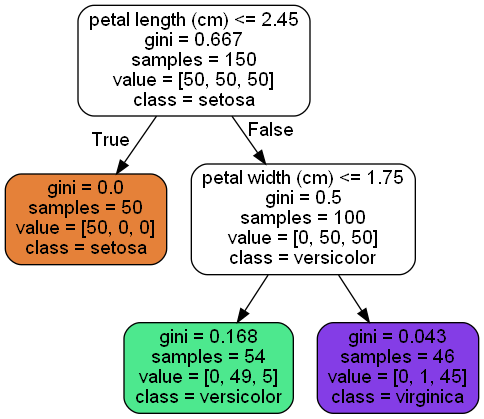
#> input picture images/decision_trees/iris_tree.png, 484 x 419 px
$ jupyter execute 06_decision_trees.ipynb
#> lines starting #> are read from the running program, lines starting #| are printed output that depends on the picture
06_decision_trees

# Setup

[cell 1]
from matplotlib import pyplot as plt
import matplotlib.image as mpimg # mpimg 用于读取图片
import matplotlib as mpl
import numpy as np
import pandas as pd
import os

np.random.seed(42)

PROJECT_ROOT_DIR = "."
CHAPTER_ID = "decision_trees"

def image_path(image_id):
    return os.path.join(PROJECT_ROOT_DIR, "images", CHAPTER_ID, image_id)

def show_image(img_path):
#> called with img_path = './images/decision_trees/iris_tree.png'
    plt.figure(figsize=(12, 6))
    lena = mpimg.imread(img_path) # 读取和代码处于同一目录下的 lena.png
#> lena is the input picture: shape (419, 484, 4) float32; mean R, G, B, A 0.842, 0.84, 0.841, 0.999
    # 此时 lena 就已经是一个 np.array 了，可以对它进行任意处理
    lena.shape #(512, 512, 3)

    plt.imshow(lena) # 显示图片
    plt.axis('off') # 不显示坐标轴
    plt.show()

# 决策树训练和可视化

[cell 2]
from sklearn.datasets import load_iris
from sklearn.tree import DecisionTreeClassifier

iris = load_iris()
X = iris.data[:, 2:]  # length and width
y = iris.target

tree_clf = DecisionTreeClassifier(max_depth=2)
tree_clf.fit(X, y)

[cell 3]
iris.feature_names[2:], iris.target_names

[cell 4]
from sklearn.tree import export_graphviz

export_graphviz(tree_clf,
                out_file=image_path("iris_tree.dot"),
                feature_names=iris.feature_names[2:],
                class_names=iris.target_names,
                rounded=True,
                filled=True
               )

[cell 5]
show_image(image_path("iris_tree.png"))

# 做出预测

[cell 6]
from matplotlib.colors import ListedColormap

def plot_decision_boundary(clf, X, y, axes=[0, 7.5, 0, 3], iris=True, legend=False, plot_training=True):
    """决策边界"""
    x1s = np.linspace(axes[0], axes[1], 200)
    x2s = np.linspace(axes[2], axes[3], 200)
    x1, x2 = np.meshgrid(x1s, x2s)
    X_new = np.c_[x1.ravel(), x2.ravel()]
    y_pred = clf.predict(X_new).reshape(x1.shape)

    custom_cmap = ListedColormap(['#fafab0','#9898ff','#a0faa0'])
    plt.contourf(x1, x2, y_pred, alpha=0.3, cmap=custom_cmap)

    if iris:
        plt.xlabel("petal length", fontsize=14)
        plt.ylabel("petal width", fontsize=14)
    else:
        custom_cmap2 = ListedColormap(['#7d7d58','#4c4c7f','#507d50'])
        plt.contour(x1, x2, y_pred, cmap=custom_cmap2, alpha=0.8)

        plt.xlabel("$x_1$", fontsize=14)
        plt.ylabel("$x_2$", fontsize=14)
    if legend:
        plt.legend(loc="upper left", fontsize=12)
    if plot_training:
        plt.plot(X[:, 0][y == 0], X[:, 1][y == 0], "yo", label="Iris-Setosa")
        plt.plot(X[:, 0][y == 1], X[:, 1][y == 1], "bs", label="Iris-Versicolor")
        plt.plot(X[:, 0][y == 2], X[:, 1][y == 2], "g^", label="Iris-virginica")

[cell 7]
plt.figure(figsize=(8, 4))
plot_decision_boundary(tree_clf, X, y, axes=[0, 7.5, 0, 3])
plt.text(1.5, 1, "Deep=0", fontsize=14)
plt.text(3, 1.8, "Deep=1", fontsize=14)
plt.text(4, 0.5, "Deep=2", fontsize=14)
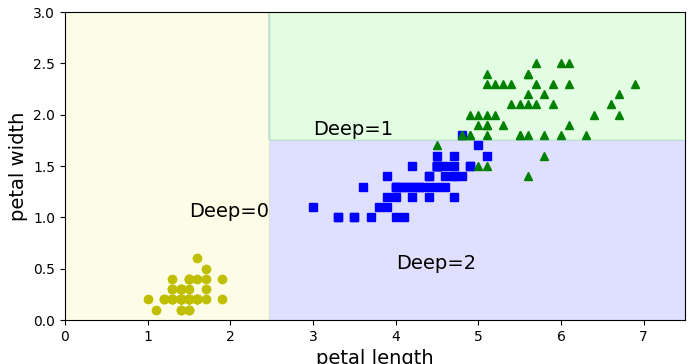
#> figure drawn by matplotlib, 1 panel

[cell 8]
# 去除最宽的Versicolor鸢尾花
not_widest_versicolor = (X[:, 1]!=1.8) | (y==2)
X_tweaked = X[not_widest_versicolor]
y_tweaked = y[not_widest_versicolor]

tree_clf_tweaked = DecisionTreeClassifier(max_depth=2, random_state=40)
tree_clf_tweaked.fit(X_tweaked, y_tweaked)

plt.figure(figsize=(8, 4))
plot_decision_boundary(tree_clf_tweaked, X_tweaked, y_tweaked, axes=[0, 7.5, 0, 3])

print("对训练集细节的敏感：删除花瓣最宽的Iris-Versicolor的模型")
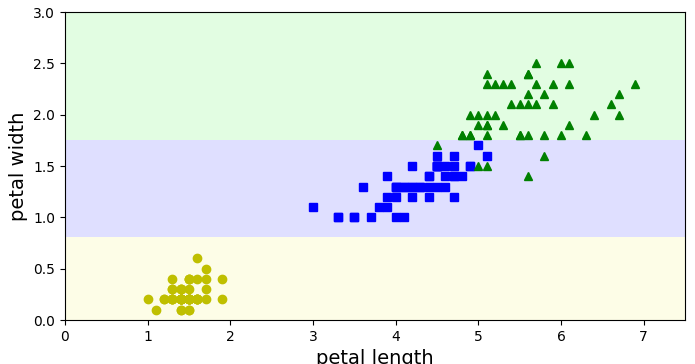
#> figure drawn by matplotlib, 1 panel

# 估算类别概率

[cell 9]
tree_clf.predict_proba([[5, 1.5]])

[cell 10]
tree_clf.predict([[5, 1.5]])

# CART训练算法

# 计算复杂度

# 基尼不纯度还是信息熵

# 正则化超参数

[cell 11]
from sklearn.datasets import make_moons

Xm, ym = make_moons(n_samples=100, noise=0.25, random_state=53)

deep_tree_clf1 = DecisionTreeClassifier(random_state=42)
deep_tree_clf2 = DecisionTreeClassifier(min_samples_leaf=4, random_state=42)

deep_tree_clf1.fit(Xm, ym)
deep_tree_clf2.fit(Xm, ym)

plt.figure(figsize=(11, 4))
plt.subplot(121)
plot_decision_boundary(deep_tree_clf1, Xm, ym, axes=[-1.5, 2.5, -1, 1.5], iris=False)
plt.title("No restrictions", fontsize=16)

plt.subplot(122)
plot_decision_boundary(deep_tree_clf2, Xm, ym, axes=[-1.5, 2.5, -1, 1.5], iris=False)
plt.title("min_simples_leaf={}".format(deep_tree_clf2.min_samples_leaf), fontsize=16)

print("使用 min_simples_leaf 正则化|")
plt.show()
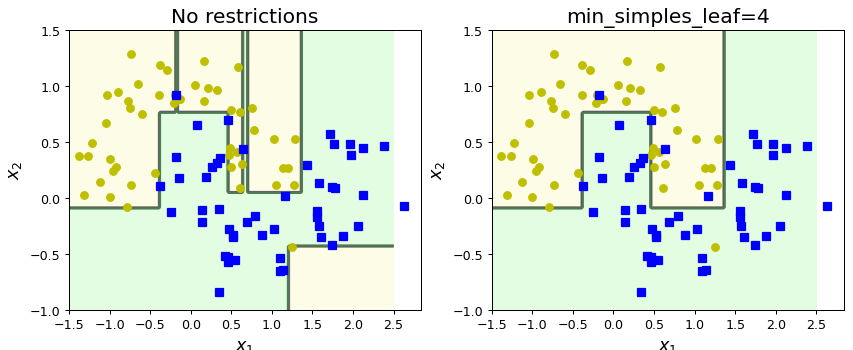
#> figure drawn by matplotlib, 2 panels

# 不稳定性

[cell 12]
X[(X[:, 1]==X[:, 1][y==1].max()) & (y==1)] # widest Iris-Versicolor flower

[cell 13]
# 最宽的花瓣（Versicolor）
(X[:, 1][y == 1].max())

[cell 14]
(X[:, 1] != 1.8) | (y==0)

[cell 15]
# 去除最宽的Versicolor鸢尾花
# width == 1.8 and y != 2  ==> False  (vatosa width<1.8)
not_widest_versicolor = (X[:, 1]!=1.8) | (y==2)
X_tweaked = X[not_widest_versicolor]
y_tweaked = y[not_widest_versicolor]

tree_clf_tweaked = DecisionTreeClassifier(max_depth=2, random_state=40)
tree_clf_tweaked.fit(X_tweaked, y_tweaked)

[cell 16]
plt.figure(figsize=(8, 4))
plot_decision_boundary(tree_clf_tweaked, X_tweaked, y_tweaked, legend=False)
# plt.plot([0, 7.5], [0.8, 0.8], "k-", linewidth=2)
# plt.plot([0, 7.5], [1.75, 1.75], "k--", linewidth=2)
plt.text(1.0, 0.9, "Depth=0", fontsize=15)
plt.text(1.0, 1.80, "Depth=1", fontsize=13)

plt.show()

[cell 17]
angle = np.pi / 180 * 20
rotation_matrix = np.array([[np.cos(angle), -np.sin(angle)], [np.sin(angle), np.cos(angle)]])
Xr = X.dot(rotation_matrix)

tree_clf_r = DecisionTreeClassifier(random_state=42)
tree_clf_r.fit(Xr, y)

plt.figure(figsize=(8, 4))
plot_decision_boundary(tree_clf_r, Xr, y, axes=[0.5, 7.5, -1.0, 1], iris=False)

plt.show()
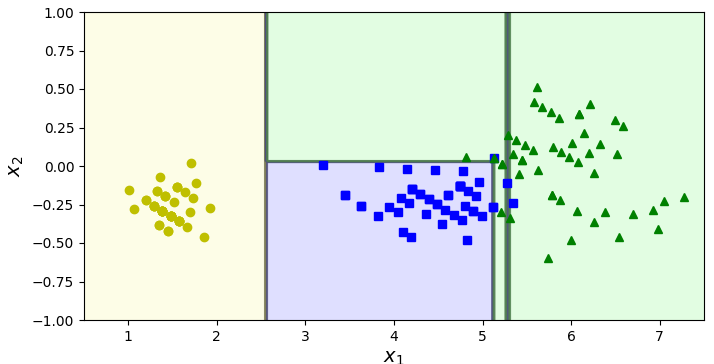
#> figure drawn by matplotlib, 1 panel

[cell 18]
rotation_matrix

[cell 19]
np.random.seed(6)
Xs = np.random.rand(100, 2) - 0.5
ys = (Xs[:, 0] > 0).astype(np.float32) * 2

angle = np.pi / 4
rotation_matrix = np.array([[np.cos(angle), -np.sin(angle)], [np.sin(angle), np.cos(angle)]])
Xsr = Xs.dot(rotation_matrix)

tree_clf_s = DecisionTreeClassifier(random_state=42)
tree_clf_s.fit(Xs, ys)
tree_clf_sr = DecisionTreeClassifier(random_state=42)
tree_clf_sr.fit(Xsr, ys)

plt.figure(figsize=(11, 4))
plt.subplot(121)
plot_decision_boundary(tree_clf_s, Xs, ys, axes=[-0.7, 0.7, -0.7, 0.7], iris=False)
plt.subplot(122)
plot_decision_boundary(tree_clf_sr, Xsr, ys, axes=[-0.7, 0.7, -0.7, 0.7], iris=False)

plt.show()
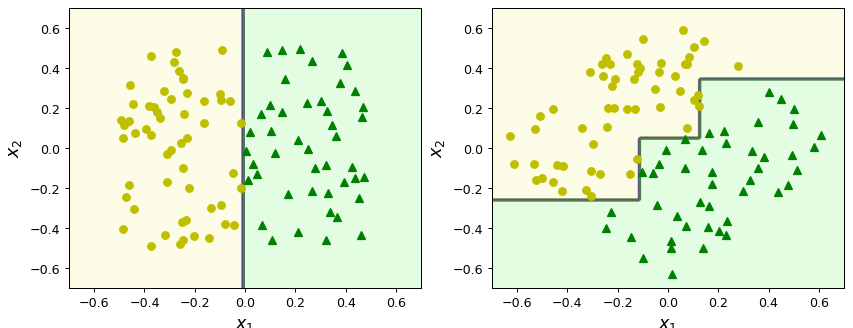
#> figure drawn by matplotlib, 2 panels

[cell 20]
angle

# 回归

[cell 21]
# Quadratic training set + noise
np.random.seed(42)
m = 200
X = np.random.rand(m, 1)
y = 4 * (X - 0.5) ** 2
y = y + np.random.randn(m, 1) / 10

[cell 22]
from sklearn.tree import DecisionTreeRegressor

tree_reg = DecisionTreeRegressor(max_depth=2, random_state=42)
tree_reg.fit(X, y)

[cell 23]
export_graphviz(tree_reg,
                out_file=image_path("reg_tree.dot"),
                feature_names=["x1"],
#                 class_names=iris.target_names,
                rounded=True,
                filled=True
)

[cell 24]
show_image(image_path("reg_tree.png"))
#> call 2 of show_image, with img_path = './images/decision_trees/reg_tree.png'
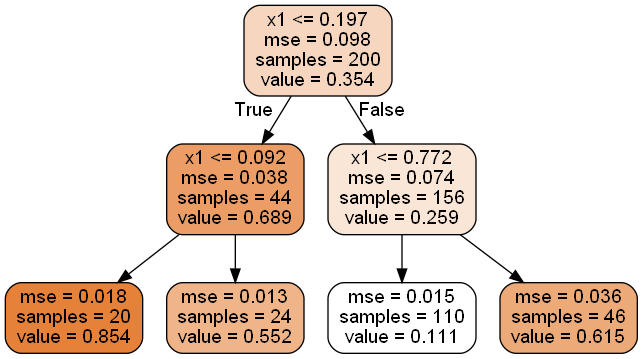
#> input picture images/decision_trees/reg_tree.png, 643 x 359 px
#> in show_image, lena is the input picture: shape (359, 643, 4) float32; mean R, G, B, A 0.919, 0.865, 0.826, 0.999

[cell 25]
tree_reg1 = DecisionTreeRegressor(max_depth=2, random_state=42)
tree_reg2 = DecisionTreeRegressor(max_depth=3, random_state=42)

tree_reg1.fit(X, y)
tree_reg2.fit(X, y)

def plot_regresion_predictions(reg, X, y, axes):
    x1 = np.linspace(axes[0], axes[1], 500).reshape(-1, 1)
    y_pred = reg.predict(x1)

    plt.plot(X, y, "b.")
    plt.plot(x1, y_pred, "r.-", label="$\hat{y}$")

    plt.xlabel("$x_1$", fontsize=14)
    plt.axis(axes)

[cell 26]
plt.figure(figsize=(11, 4))
plt.subplot(121)
plot_regresion_predictions(tree_reg1, X, y, axes=[0, 1, -0.2, 1])
plt.plot([0.197, 0.197], [-0.2, 1], "k-", linewidth=2)
for xi in [0.092, 0.772]:
    plt.plot([xi, xi], [-0.2, 1], "k--")

plt.ylabel("$y$", fontsize=14)
plt.title("max_depth={}".format(tree_reg1.max_depth), fontsize=16)
plt.legend(loc="upper center", fontsize=12)

plt.subplot(122)
plot_regresion_predictions(tree_reg2, X, y, axes=[0, 1, -0.2, 1])
plt.plot([0.197, 0.197], [-0.2, 1], "k-", linewidth=2)
for xi in [0.092, 0.772]:
    plt.plot([xi, xi], [-0.2, 1], "k--")
for xi in (0.046, 0.13, 0.287, 0.904):
    plt.plot([xi, xi], [-0.2, 1], "k:")

plt.title("max_depth={}".format(tree_reg2.max_depth), fontsize=16)

print("两个决策回归模型的预测对比")
plt.show()
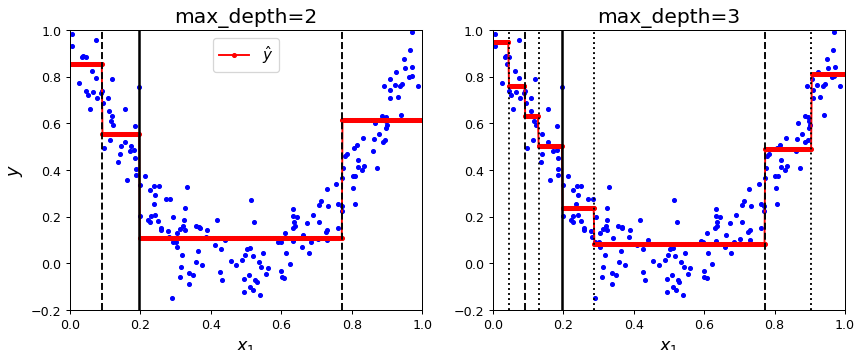
#> figure drawn by matplotlib, 2 panels; panel 1: curve peaks at x = 0, y = 0.854; panel 2: curve peaks at x = 0, y = 0.947

[cell 27]
export_graphviz(tree_reg2,
               out_file=image_path("reg_tree_md3.dot"),
               feature_names=["x1"],
                rounded=True,
                filled=True)

[cell 28]
show_image(image_path("reg_tree_md3.png"))
#> call 3 of show_image, with img_path = './images/decision_trees/reg_tree_md3.png'
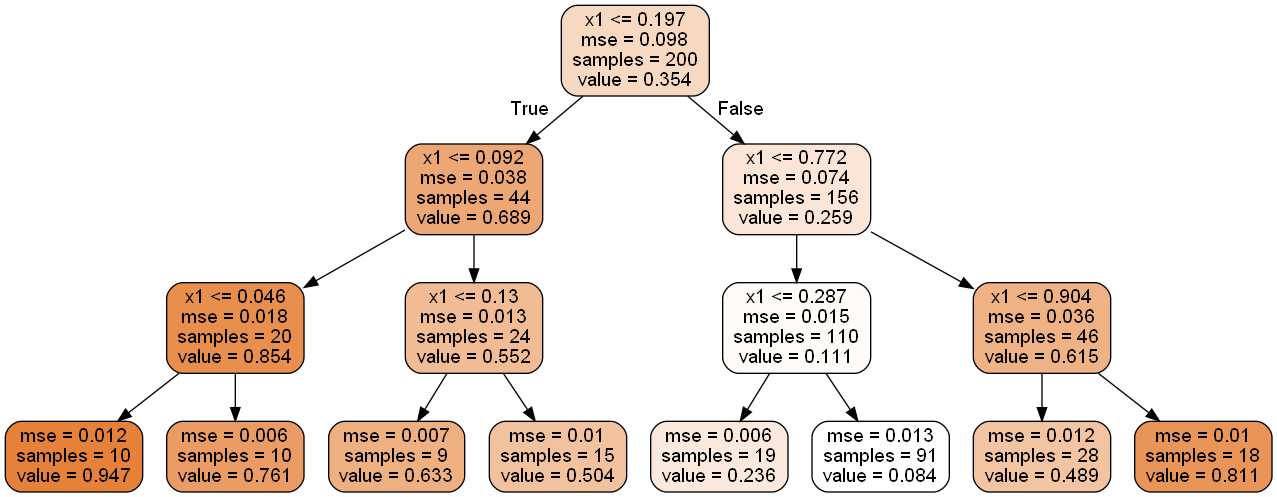
#> input picture images/decision_trees/reg_tree_md3.png, 1277 x 497 px
#> in show_image, lena is the input picture: shape (497, 1277, 3) float32; mean R, G, B 0.938, 0.894, 0.865

[cell 29]
tree_reg1 = DecisionTreeRegressor(random_state=42)
tree_reg2 = DecisionTreeRegressor(min_samples_leaf=10, random_state=42)

tree_reg1.fit(X, y)
tree_reg2.fit(X, y)

plt.figure(figsize=(11, 4))
plt.subplot(121)
plot_regresion_predictions(tree_reg1, X, y, axes=[0, 1, -0.2, 1])
plt.ylabel("$y$", fontsize=14)
plt.title("No restrictions", fontsize=16)
plt.legend(loc="upper center", fontsize=12)

plt.subplot(122)
plot_regresion_predictions(tree_reg2, X, y, axes=[0, 1, -0.2, 1])
plt.title("min_samples_leaf={}".format(tree_reg2.min_samples_leaf), fontsize=16)

print("对比决策树正则化")
plt.show()
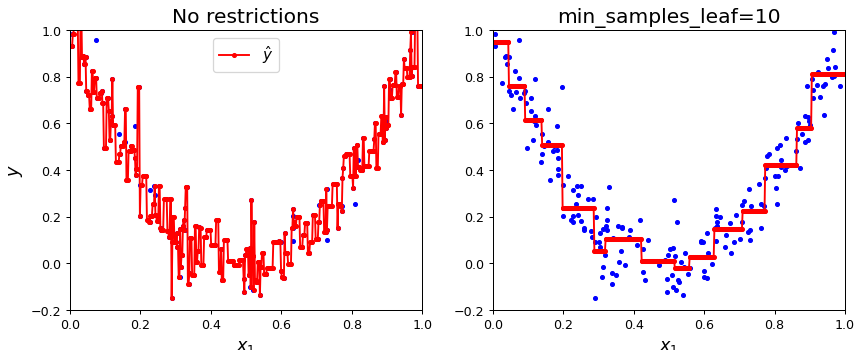
#> figure drawn by matplotlib, 2 panels; panel 1: curve peaks at x = 0.012, y = 1.14; panel 2: curve peaks at x = 0, y = 0.947

# 练习

## 7. 为卫星数据集训练并微调一个决策树

a. 生成一个卫星数据集

[cell 30]
from sklearn.datasets import make_moons
from sklearn.model_selection import train_test_split

X, y = make_moons(n_samples=10000, noise=0.4, random_state=42)

b. 拆分训练集和测试集

[cell 31]
X_train, X_test, y_train, y_test = train_test_split(X, y, test_size=0.2, random_state=42)

c. 使用交叉验证的网格搜索找到合适的超参数

[cell 32]
from sklearn.model_selection import GridSearchCV
from sklearn.tree import DecisionTreeClassifier

params = {"max_leaf_nodes": list(range(2, 100)), "min_samples_split": [2, 3, 4]}
grid_search_cv = GridSearchCV(DecisionTreeClassifier(random_state=42),
                              param_grid=params,
                              verbose=1,
                              cv=3)

grid_search_cv.fit(X_train, y_train)

[cell 33]
grid_search_cv.best_estimator_

[cell 34]
grid_search_cv.best_params_

[cell 35]
from sklearn.metrics import accuracy_score

y_pred = grid_search_cv.predict(X_test)
accuracy_score(y_pred, y_test)

[cell 36]
y_pred.shape

## 8. 种植一片森林

a. 生产 1000 个训练集子集，每个子集随机挑选 100个实例

[cell 37]
from sklearn.model_selection import ShuffleSplit

n_trees = 1000  # 1000 个训练集子集
n_instance = 100  # 100个实例
min_sets = []
rs = ShuffleSplit(n_splits=n_trees, train_size=n_instance, random_state=42)

for min_train_index, min_test_index in rs.split(X_train):
    X_min_train = X_train[min_train_index]
    y_min_train = y_train[min_train_index]

    min_sets.append((X_min_train, y_min_train))

每个子集上训练一个决策树，并评估

[cell 38]
from sklearn.base import clone

accuracy_score_sets = []

# 评估器
forest = [clone(grid_search_cv.best_estimator_) for _ in range(n_trees)]
# 训练模型并预测
for tree, (X_min_train, y_min_train) in zip(forest, min_sets):
    tree.fit(X_min_train, y_min_train)

    y_pred = tree.predict(X_test)

    accuracy_score_sets.append(accuracy_score(y_pred, y_test))

np.mean(accuracy_score_sets)

用每个测试集实例，生成1000个决策树的预测，然后仅保留次数最频繁的预测。

[cell 39]
np.empty([3, 5], dtype=np.uint8)

[cell 40]
Y_pred = np.empty([n_trees, len(X_test)], dtype=np.uint8)  # (n_trees, len(X_test)) 的矩阵

# 每次预测作为 Y_pred 的一行
for tree_index, tree in enumerate(forest):
    Y_pred[tree_index] = tree.predict(X_test)
